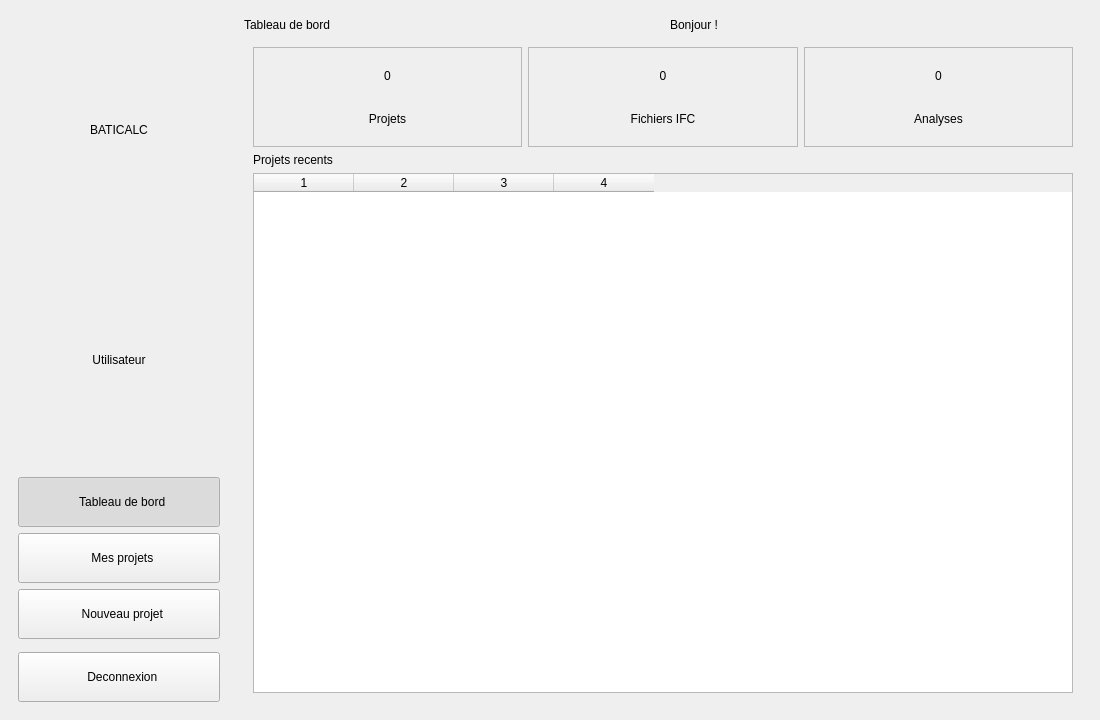
<ui version="4.0">
 <class>DashboardWindow</class>
 <widget class="QMainWindow" name="DashboardWindow">
  <property name="geometry"><rect><x>0</x><y>0</y><width>1100</width><height>720</height></rect></property>
  <property name="windowTitle"><string>BATICALC - Tableau de bord</string></property>
  <widget class="QWidget" name="centralwidget">
   <layout class="QHBoxLayout" name="mainLayout">
    <!-- SIDEBAR -->
    <item>
     <widget class="QWidget" name="sidebar">
      <property name="minimumSize"><size><width>220</width><height>0</height></size></property>
      <property name="maximumSize"><size><width>220</width><height>16777215</height></size></property>
      <layout class="QVBoxLayout" name="sidebarLayout">
       <item>
        <widget class="QLabel" name="label_logo">
         <property name="text"><string>BATICALC</string></property>
         <property name="alignment"><set>Qt::AlignCenter</set></property>
         <property name="minimumSize"><size><width>0</width><height>70</height></size></property>
        </widget>
       </item>
       <item>
        <widget class="QLabel" name="label_user_name">
         <property name="text"><string>Utilisateur</string></property>
         <property name="alignment"><set>Qt::AlignCenter</set></property>
        </widget>
       </item>
       <item>
        <widget class="QPushButton" name="btn_nav_dashboard">
         <property name="text"><string>  Tableau de bord</string></property>
         <property name="minimumSize"><size><width>0</width><height>50</height></size></property>
         <property name="checkable"><bool>true</bool></property>
         <property name="checked"><bool>true</bool></property>
        </widget>
       </item>
       <item>
        <widget class="QPushButton" name="btn_nav_projets">
         <property name="text"><string>  Mes projets</string></property>
         <property name="minimumSize"><size><width>0</width><height>50</height></size></property>
         <property name="checkable"><bool>true</bool></property>
        </widget>
       </item>
       <item>
        <widget class="QPushButton" name="btn_nav_nouveau">
         <property name="text"><string>  Nouveau projet</string></property>
         <property name="minimumSize"><size><width>0</width><height>50</height></size></property>
         <property name="checkable"><bool>true</bool></property>
        </widget>
       </item>
       <item><spacer name="sp_side"><property name="orientation"><enum>Qt::Vertical</enum></property></spacer></item>
       <item>
        <widget class="QPushButton" name="btn_deconnexion">
         <property name="text"><string>  Deconnexion</string></property>
         <property name="minimumSize"><size><width>0</width><height>50</height></size></property>
        </widget>
       </item>
      </layout>
     </widget>
    </item>
    <!-- CONTENT -->
    <item>
     <widget class="QWidget" name="content_area">
      <layout class="QVBoxLayout" name="contentLayout">
       <item>
        <layout class="QHBoxLayout" name="topBar">
         <item><widget class="QLabel" name="label_page_titre"><property name="text"><string>Tableau de bord</string></property></widget></item>
         <item><spacer name="sp_top"><property name="orientation"><enum>Qt::Horizontal</enum></property></spacer></item>
         <item><widget class="QLabel" name="label_bonjour"><property name="text"><string>Bonjour !</string></property></widget></item>
        </layout>
       </item>
       <item>
        <widget class="QStackedWidget" name="stackedWidget">
         <!-- PAGE 0: overview -->
         <widget class="QWidget" name="page_dashboard">
          <layout class="QVBoxLayout" name="dashLayout">
           <item>
            <layout class="QHBoxLayout" name="statsRow">
             <item>
              <widget class="QFrame" name="card_projets">
               <property name="minimumSize"><size><width>0</width><height>100</height></size></property>
               <property name="frameShape"><enum>QFrame::StyledPanel</enum></property>
               <layout class="QVBoxLayout">
                <item><widget class="QLabel" name="label_nb_projets"><property name="text"><string>0</string></property><property name="alignment"><set>Qt::AlignCenter</set></property></widget></item>
                <item><widget class="QLabel" name="label_nb_projets_txt"><property name="text"><string>Projets</string></property><property name="alignment"><set>Qt::AlignCenter</set></property></widget></item>
               </layout>
              </widget>
             </item>
             <item>
              <widget class="QFrame" name="card_ifc">
               <property name="minimumSize"><size><width>0</width><height>100</height></size></property>
               <property name="frameShape"><enum>QFrame::StyledPanel</enum></property>
               <layout class="QVBoxLayout">
                <item><widget class="QLabel" name="label_nb_ifc"><property name="text"><string>0</string></property><property name="alignment"><set>Qt::AlignCenter</set></property></widget></item>
                <item><widget class="QLabel" name="label_nb_ifc_txt"><property name="text"><string>Fichiers IFC</string></property><property name="alignment"><set>Qt::AlignCenter</set></property></widget></item>
               </layout>
              </widget>
             </item>
             <item>
              <widget class="QFrame" name="card_analyses">
               <property name="minimumSize"><size><width>0</width><height>100</height></size></property>
               <property name="frameShape"><enum>QFrame::StyledPanel</enum></property>
               <layout class="QVBoxLayout">
                <item><widget class="QLabel" name="label_nb_analyses"><property name="text"><string>0</string></property><property name="alignment"><set>Qt::AlignCenter</set></property></widget></item>
                <item><widget class="QLabel" name="label_nb_analyses_txt"><property name="text"><string>Analyses</string></property><property name="alignment"><set>Qt::AlignCenter</set></property></widget></item>
               </layout>
              </widget>
             </item>
            </layout>
           </item>
           <item><widget class="QLabel" name="label_recents_titre"><property name="text"><string>Projets recents</string></property></widget></item>
           <item>
            <widget class="QTableWidget" name="table_recents">
             <property name="columnCount"><number>4</number></property>
             <property name="editTriggers"><set>QAbstractItemView::NoEditTriggers</set></property>
             <property name="selectionBehavior"><enum>QAbstractItemView::SelectRows</enum></property>
            </widget>
           </item>
          </layout>
         </widget>
         <!-- PAGE 1: all projects -->
         <widget class="QWidget" name="page_projets">
          <layout class="QVBoxLayout" name="projetsLayout">
           <item>
            <widget class="QTableWidget" name="table_projets">
             <property name="columnCount"><number>4</number></property>
             <property name="editTriggers"><set>QAbstractItemView::NoEditTriggers</set></property>
             <property name="selectionBehavior"><enum>QAbstractItemView::SelectRows</enum></property>
            </widget>
           </item>
          </layout>
         </widget>
         <!-- PAGE 2: new project -->
         <widget class="QWidget" name="page_nouveau">
          <layout class="QVBoxLayout" name="nouveauLayout">
           <item><widget class="QLabel" name="label_np_titre"><property name="text"><string>Nouveau projet</string></property></widget></item>
           <item><widget class="QLabel" name="label_np_nom"><property name="text"><string>Nom du projet</string></property></widget></item>
           <item>
            <widget class="QLineEdit" name="input_nom_projet">
             <property name="minimumSize"><size><width>0</width><height>45</height></size></property>
             <property name="placeholderText"><string>Ex: Batiment A - Fondations</string></property>
            </widget>
           </item>
           <item><widget class="QLabel" name="label_np_ifc"><property name="text"><string>Fichier IFC</string></property></widget></item>
           <item>
            <layout class="QHBoxLayout" name="ifcRow">
             <item>
              <widget class="QLineEdit" name="input_chemin_ifc">
               <property name="minimumSize"><size><width>0</width><height>45</height></size></property>
               <property name="placeholderText"><string>Chemin vers le fichier .ifc</string></property>
               <property name="readOnly"><bool>true</bool></property>
              </widget>
             </item>
             <item>
              <widget class="QPushButton" name="btn_parcourir">
               <property name="minimumSize"><size><width>140</width><height>45</height></size></property>
               <property name="text"><string>Parcourir...</string></property>
              </widget>
             </item>
            </layout>
           </item>
           <item><widget class="QLabel" name="label_np_erreur"><property name="text"><string></string></property><property name="alignment"><set>Qt::AlignCenter</set></property></widget></item>
           <item>
            <widget class="QPushButton" name="btn_creer_projet">
             <property name="minimumSize"><size><width>0</width><height>50</height></size></property>
             <property name="text"><string>Creer le projet et analyser</string></property>
            </widget>
           </item>
           <item>
            <widget class="QProgressBar" name="progress_bar">
             <property name="value"><number>0</number></property>
            </widget>
           </item>
           <item><spacer><property name="orientation"><enum>Qt::Vertical</enum></property></spacer></item>
          </layout>
         </widget>
        </widget>
       </item>
      </layout>
     </widget>
    </item>
   </layout>
  </widget>
 </widget>
 <resources/><connections/>
</ui>
